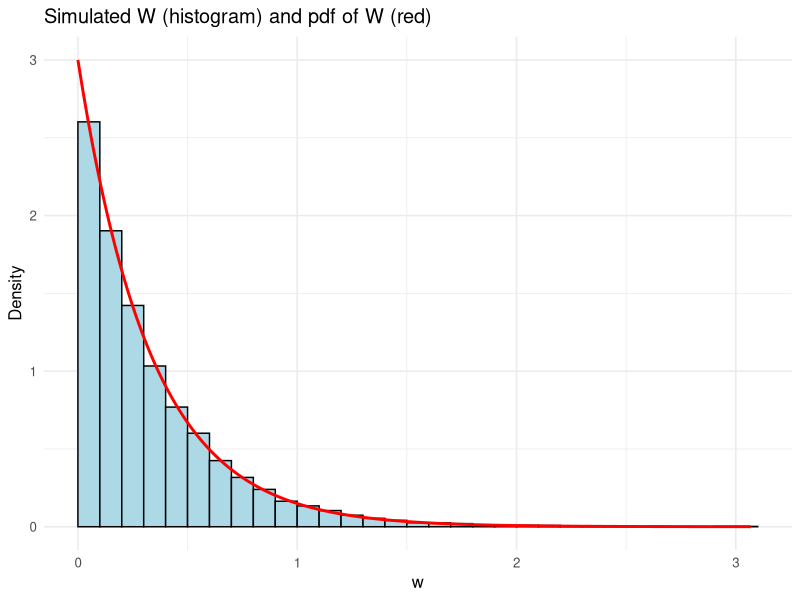

Write R code to recreate this figure.
## ---- chunk 1
#| label: "setup"
#| include: false

knitr::opts_chunk$set(echo = FALSE, message = FALSE)
library(tidyverse)
## ---- chunk 2
#| label: "q1d-simulate"
#| fig-width: 7
#| fig-height: 4

set.seed(1414)
reps <- 10000

dose_sims <- tibble(u = runif(n = reps, min = 0, max = 1)) |>
  mutate(x = u^(1/3),
         y = 100 * x,
         w = -log(x))

prob_w <- mean(dose_sims$w <= 0.5)

ggplot(dose_sims, aes(x = w)) +
  geom_histogram(aes(y = after_stat(density)),
                 binwidth = 0.1, boundary = 0,
                 color = "black", fill = "lightblue") +
  geom_line(aes(y = 3 * exp(-3 * w)), color = "red", linewidth = 1) +
  labs(title = "Simulated W (histogram) and pdf of W (red)",
       x = "w", y = "Density") +
  theme_minimal(base_size = 12)
## ---- chunk 3
#| label: "q6d-simulate"

set.seed(2424)
reps <- 10000

maude_sims <- tibble(sim = 1:reps) |>
  mutate(X = rgeom(n(), prob = 0.01) + 1,
         Y = rgeom(n(), prob = 0.03) + 1)

prob_maude <- mean(maude_sims$X <= 30 & maude_sims$Y <= 10)
## ---- chunk 4
#| label: "q7e-simulate"

set.seed(3535)
reps <- 10000

min_sims <- tibble(sim = 1:reps) |>
  mutate(X = runif(n(), min = 0, max = 5),
         Y = rexp(n(), rate = 2),
         Z = if_else(X < Y, X, Y))

prob_x_less <- mean(min_sims$X < min_sims$Y)
